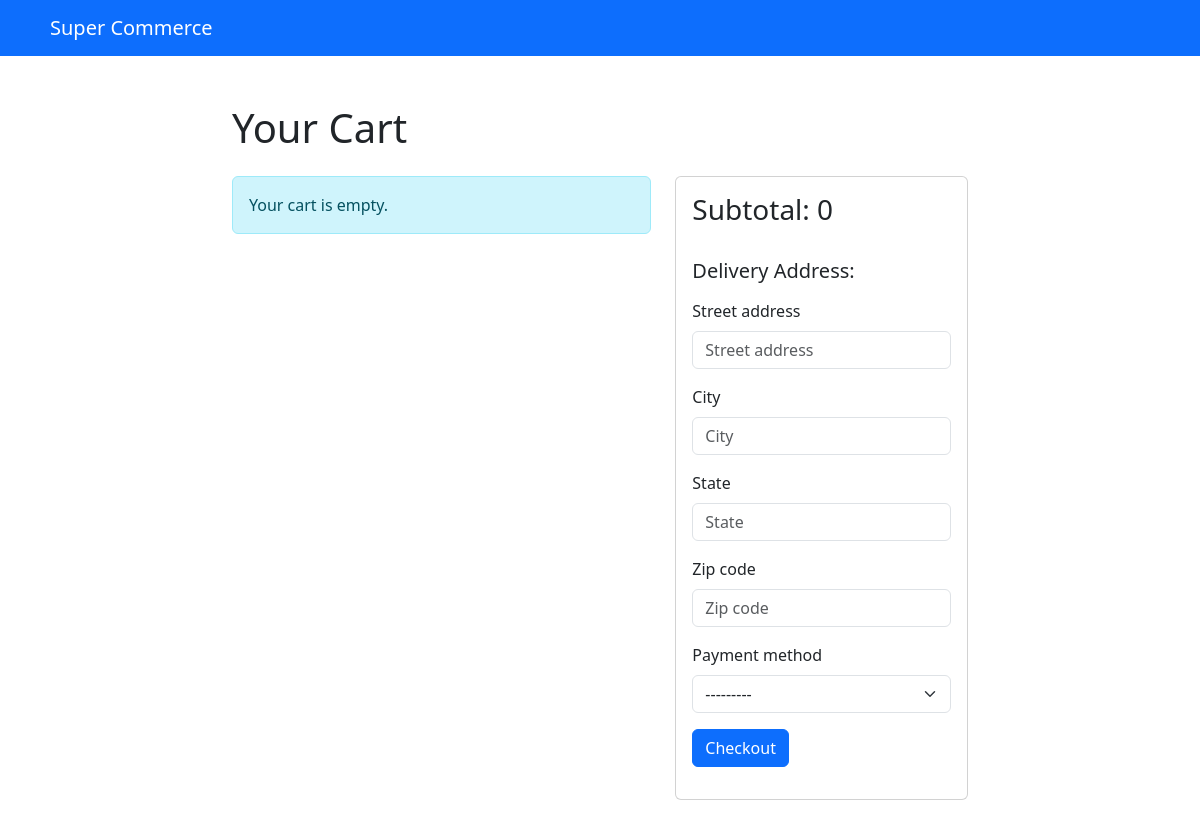
Before: /user/cart (signed in) with the older database file.
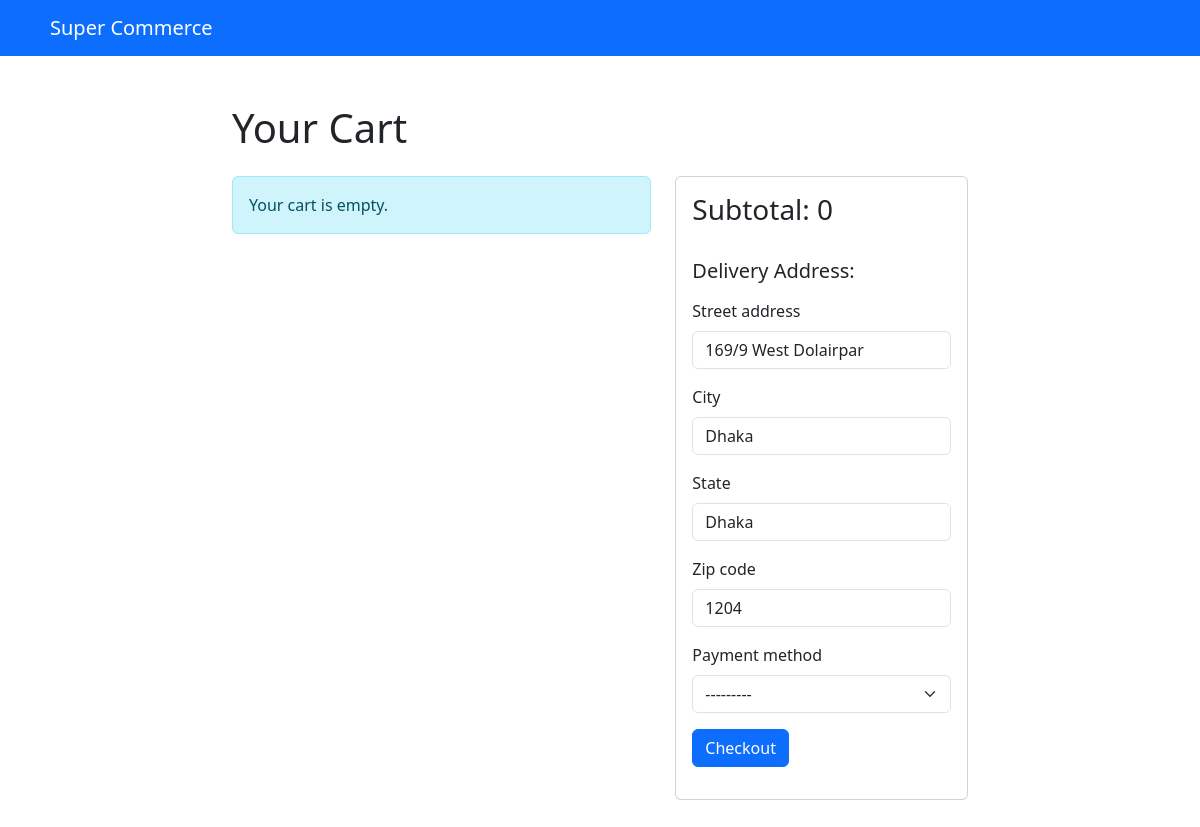
After: the same page with the newer database file.
### user_management/models.py (models this page shows)
class BuyerInfo(models.Model):
    user = models.ForeignKey(user_model, on_delete=models.CASCADE)
    street_address = models.CharField(max_length=200)
    city = models.CharField(max_length=100)
    state = models.CharField(max_length=100)
    zip_code = models.CharField(max_length=10)

### transactions/views.py (the view, shortened to what this page needs)
# urls.py: path('cart', views.OrderListView.as_view(), name='cart'),
class OrderListView(LoginRequiredMixin, ListView):
    model = models.Order
    template_name = "cart.html"
    form_class = forms.OrderForm
    buyer_info_form_class = BuyerInfoForm
    payment_form_class = forms.TransactionForm
    def get_queryset(self):
        queryset = super().get_queryset()
        queryset = queryset.filter(buyer=self.request.user, is_confirmed=False)
        return queryset
    def get_context_data(self, **kwargs):
        context = super().get_context_data(**kwargs)
        order_list = context['object_list']
        forms_with_instances = {order.id: self.form_class(
            instance=order) for order in order_list}
        context['forms'] = forms_with_instances
        context['subtotal'] = sum(order.final_cost for order in order_list)
        try:
            buyer_info = models.BuyerInfo.objects.get(  # pylint: disable=no-member
                user=self.request.user)
            context['buyer_info_form'] = self.buyer_info_form_class(
                instance=buyer_info)
        except models.BuyerInfo.DoesNotExist:  # pylint: disable=no-member
            context['buyer_info_form'] = self.buyer_info_form_class()
        context['payment_form'] = self.payment_form_class()
        return context

### user_management/forms.py (shortened to what this page needs)
class BuyerInfoForm(forms.ModelForm):
    class Meta:  # pylint: disable=too-few-public-methods
        model = models.BuyerInfo
        fields = ['street_address', 'city', 'state', 'zip_code']
    def __init__(self, *args, **kwargs):
        super().__init__(*args, **kwargs)
        instance = kwargs.get('instance')
        if instance:
            self.initial['street_address'] = instance.street_address
            self.initial['city'] = instance.city
            self.initial['state'] = instance.state
            self.initial['zip_code'] = instance.zip_code

### transactions/forms.py
class TransactionForm(forms.ModelForm):
    class Meta:
        model = models.Transaction
        fields = ['payment_method']

### transactions/templates/cart.html (shortened to what this page needs)
{% extends 'base.html' %}
{% load template_filters %}
{% load django_bootstrap5 %}
{% block body %}
<header class="navbar navbar-expand-lg navbar-dark bg-primary mb-4">
    <div class="container">
        <a class="navbar-brand" href="{% url 'products:list' %}">
            Super Commerce
        </a>
    </div>
</header>
<div class="container my-5">
    <div class="row justify-content-center">
        <div class="col-md-8">
            <h1 class="mb-4">Your Cart</h1>
            <div class="row">
                <div class="col-md-7">
                    {% for order in object_list %}
                    {% with form=forms|get_item:order.id %}
                    <div class="card mb-4">
                        <div class="card-body">
                            <h2 class="card-title">{{ order.product.title }}</h2>
                            <p class="card-text">Unit Price: {{ order.unit_price }}</p>
                            <form method="POST">
                                {% csrf_token %}
                                <input type="hidden" name="order_id" value="{{ order.id }}" />
                                {% bootstrap_form form %}
                                <button type="submit" class="btn btn-primary">Update Order</button>
                            </form>
                            <p class="card-text">Discount: {{ order.discount }}%</p>
                            <p class="card-text">Final Cost: {{ order.final_cost }}</p>
                            <form method="POST" action="{% url 'transactions:cart' %}">
                                {% csrf_token %}
                                <input type="hidden" name="order_id" value="{{ order.id }}" />
                                <input type="hidden" name="delete_order" value="True" />
                                <button type="submit" class="btn btn-danger">Delete Order</button>
                            </form>
                        </div>
                    </div>
                    {% endwith %}
                    {% empty %}
                    <div class="alert alert-info" role="alert">Your cart is empty.</div>
                    {% endfor %}
                </div>
                <div class="col-md-5">
                    <div class="card">
                        <div class="card-body">
                            <h3 class="card-title">Subtotal: {{ subtotal }}</h3>
                            <br />
                            <form method="POST" action="{% url 'transactions:cart' %}" id="transaction-form">
                                <h5 class="mb-3">Delivery Address:</h5>
                                {% bootstrap_form buyer_info_form %}
                                {% bootstrap_form payment_form %}
                                <button type="submit" name="checkout" class="btn btn-primary">Checkout</button>
                            </form>
                        </div>
                    </div>
                </div>
            </div>
        </div>
    </div>
</div>
{% endblock %}

Changed rows visible on the page:
added BuyerInfo: street_address "169/9 West Dolairpar", city "Dhaka", state "Dhaka", zip_code "1204"
